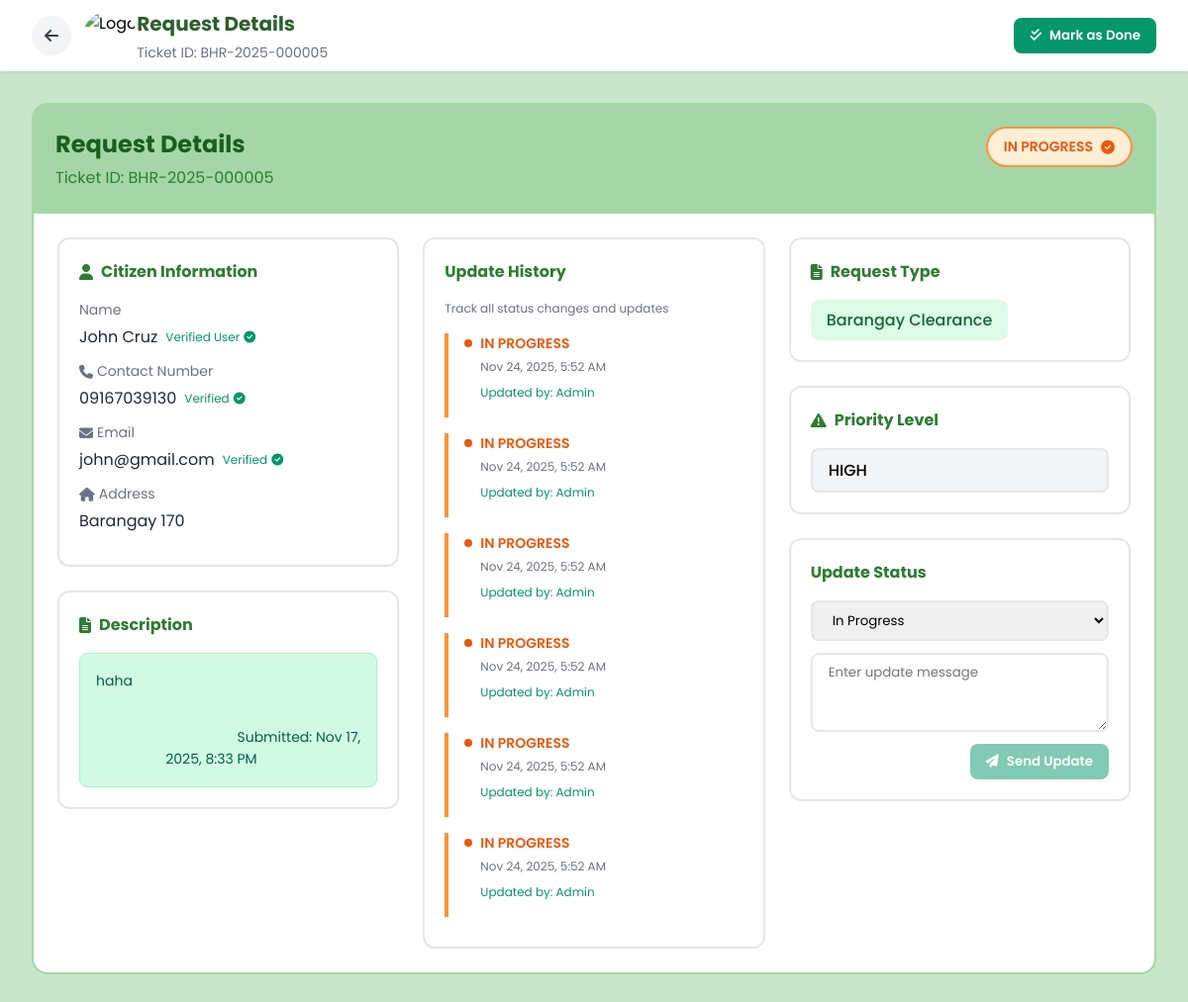
/requestdetails.php?id=13 (signed in), run on the app's committed database.
### tables this page shows
CREATE TABLE `requests` (
  `id` int(11) NOT NULL,
  `ticket_id` varchar(20) NOT NULL,
  `user_id` int(11) NOT NULL,
  `fullname` varchar(255) NOT NULL,
  `priority` varchar(55) NOT NULL DEFAULT '',
  `contact` varchar(15) NOT NULL,
  `requesttype` varchar(50) NOT NULL,
  `description` text NOT NULL,
  `status` enum('PENDING','UNDER REVIEW','IN PROGRESS','READY','COMPLETED','REJECTED') DEFAULT 'PENDING',
  `submitted_at` timestamp NOT NULL DEFAULT current_timestamp(),
  `updated_at` timestamp NOT NULL DEFAULT current_timestamp() ON UPDATE current_timestamp()
);

CREATE TABLE `account` (
  `id` int(11) NOT NULL,
  `usertype` varchar(55) NOT NULL DEFAULT '',
  `account_status` varchar(20) DEFAULT 'pending',
  `is_disabled` tinyint(1) DEFAULT 0,
  `first_name` varchar(100) NOT NULL,
  `middle_name` varchar(100) DEFAULT NULL,
  `last_name` varchar(100) NOT NULL,
  `contact_number` varchar(20) NOT NULL,
  `email` varchar(255) NOT NULL,
  `password` varchar(255) NOT NULL,
  `barangay` varchar(100) NOT NULL,
  `id_type` varchar(100) DEFAULT NULL,
  `resident_type` varchar(50) DEFAULT NULL,
  `file_path` varchar(255) NOT NULL,
  `profile_picture` varchar(255) DEFAULT NULL,
  `created_at` timestamp NOT NULL DEFAULT current_timestamp(),
  `updated_at` timestamp NOT NULL DEFAULT current_timestamp() ON UPDATE current_timestamp()
);

CREATE TABLE `request_updates` (
  `id` int(11) NOT NULL,
  `request_id` int(11) NOT NULL,
  `status` varchar(50) NOT NULL,
  `message` text DEFAULT NULL,
  `updated_by` varchar(255) DEFAULT 'Admin',
  `created_at` timestamp NOT NULL DEFAULT current_timestamp()
);

### requestdetails.php (the view, shortened to what this page needs)
<?php
$servername = "localhost";
$username = "root";
$password = "";
$dbname = "users";
$conn = new mysqli($servername, $username, $password, $dbname);
$user_id = $_SESSION['user_id'];
$request_id = $_GET['id'];
$stmt = $conn->prepare("SELECT usertype FROM account WHERE id = ?");
$stmt->bind_param("i", $user_id);
$stmt->execute();
$result = $stmt->get_result();
$user_data = $result->fetch_assoc();
$is_admin = ($user_data['usertype'] === 'admin');
$query = "SELECT r.*,
          a.email,
          CONCAT(a.first_name, ' ', a.last_name) as fullname,
          a.barangay
          FROM requests r
          LEFT JOIN account a ON r.user_id = a.id
          WHERE r.id = ?";
$stmt = $conn->prepare($query);
if (!$is_admin) {
    $stmt->bind_param("ii", $request_id, $user_id);
} else {
    $stmt->bind_param("i", $request_id);
}
$stmt->execute();
$result = $stmt->get_result();
$request = $result->fetch_assoc();
$updates = [];
$stmt = $conn->prepare("SELECT * FROM request_updates WHERE request_id = ? ORDER BY created_at ASC");
$stmt->bind_param("i", $request_id);
$stmt->execute();
$result = $stmt->get_result();
while ($row = $result->fetch_assoc()) {
    $updates[] = $row;
}
function getStatusBadgeStyle($status) {
    $styles = [
        'PENDING' => ['bg' => '#e0f2fe', 'text' => '#0369a1', 'border' => '#7dd3fc'],
        'UNDER REVIEW' => ['bg' => '#fef3c7', 'text' => '#d97706', 'border' => '#fbbf24'],
        'IN PROGRESS' => ['bg' => '#ffedd5', 'text' => '#ea580c', 'border' => '#fb923c'],
        'READY' => ['bg' => '#e0e7ff', 'text' => '#4f46e5', 'border' => '#a5b4fc'],
        'COMPLETED' => ['bg' => '#d1fae5', 'text' => '#059669', 'border' => '#6ee7b7']
    ];
    return $styles[strtoupper($status)] ?? ['bg' => '#f3f4f6', 'text' => '#4b5563', 'border' => '#d1d5db'];
}
function getPriorityBgColor($priority) {
    $colors = [
        'Low' => '#fef9c3',
        'Medium' => '#fed7aa',
        'High' => '#fecaca'
    ];
    return $colors[$priority] ?? '#f3f4f6';
}
$statusStyle = getStatusBadgeStyle($request['status']);
?>
<!DOCTYPE html>
<html lang="en">
<head>
    <link rel="stylesheet" href="https://cdnjs.cloudflare.com/ajax/libs/font-awesome/6.4.0/css/all.min.css" />
    <link href="design/back-button.css" rel="stylesheet">
</head>
<body>
    <header>
            <div class="header-left">
            <button
                class="back-btn"
                onclick="window.location.href='<?php echo $is_admin ? 'admin-dashboard.php' : 'trackreq.php'; ?>'"
                title="Go back"
            >
                <i class="fas fa-arrow-left" style="color: #374151;"></i>
            </button>
            <img
                src="https://encrypted-tbn0.gstatic.com/images?q=tbn:ANd9GcRTDCuh4kIpAtR-QmjA1kTjE_8-HSd8LSt3Gw&s"
                alt="Logo"
                onclick="window.location.href='homepage.php'"
            />
            <div class="header-title">
                <h1>Request Details</h1>
                <p>Ticket ID: <?php echo htmlspecialchars($request['ticket_id']); ?></p>
            </div>
        </div>
        <?php if ($is_admin && $request['status'] !== 'COMPLETED'): ?>
        <div class="header-actions">
            <form method="POST" style="display: inline;">
                <button type="submit" name="mark_done" class="btn-done">
                    <i class="fas fa-check-double"></i>
                    Mark as Done
                </button>
            </form>
        </div>
        <?php endif; ?>
    </header>
    <main>
        <div class="top-header">
            <div>
                <h2>Request Details</h2>
                <p>Ticket ID: <?php echo htmlspecialchars($request['ticket_id']); ?></p>
            </div>
            <div
                class="status-badge"
                style="background-color: <?php echo $statusStyle['bg']; ?>;
                       color: <?php echo $statusStyle['text']; ?>;
                       border-color: <?php echo $statusStyle['border']; ?>"
            >
                <span><?php echo htmlspecialchars($request['status']); ?></span>
                <i class="fas fa-check-circle"></i>
            </div>
        </div>
        <div class="content-wrapper">
            <div class="content-grid">
                <div style="display: flex; flex-direction: column; gap: 1.5rem;">
                    <div class="info-card">
                        <h3>
                            <i class="fas fa-user"></i>
                            Citizen Information
                        </h3>
                        <div class="info-item">
                            <p class="info-label">Name</p>
                            <p class="info-value">
                                <?php echo htmlspecialchars($request['fullname']); ?>
                                <span class="verified-badge">
                                    Verified User <i class="fas fa-check-circle"></i>
                                </span>
                            </p>
                        </div>
                        <div class="info-item">
                            <p class="info-label">
                                <i class="fas fa-phone"></i> Contact Number
                            </p>
                            <p class="info-value">
                                <?php echo htmlspecialchars($request['contact']); ?>
                                <span class="verified-badge">
                                    Verified <i class="fas fa-check-circle"></i>
                                </span>
                            </p>
                        </div>
                        <div class="info-item">
                            <p class="info-label">
                                <i class="fas fa-envelope"></i> Email
                            </p>
                            <p class="info-value">
                                <?php echo htmlspecialchars($request['email']); ?>
                                <span class="verified-badge">
                                    Verified <i class="fas fa-check-circle"></i>
                                </span>
                            </p>
                        </div>
                        <div class="info-item">
                            <p class="info-label">
                                <i class="fas fa-home"></i> Address
                            </p>
                            <p class="info-value"><?php echo htmlspecialchars($request['barangay']); ?></p>
                        </div>
                    </div>
                    <div class="info-card">
                        <h3>
                            <i class="fas fa-file-text"></i>
                            Description
                        </h3>
                        <div class="description-box">
                            <p><?php echo nl2br(htmlspecialchars($request['description'])); ?></p>
                            <p class="description-meta">
                                Submitted: <?php echo date('M j, Y, g:i A', strtotime($request['submitted_at'])); ?>
                            </p>
                        </div>
                    </div>
                </div>
                <div class="info-card">
                    <h3>Update History</h3>
                    <p style="font-size: 0.75rem; color: #6b7280; margin-bottom: 1rem;">
                        Track all status changes and updates
                    </p>
                    <div class="update-history">
                        <?php
                        $reversed_updates = array_reverse($updates);
                        foreach ($reversed_updates as $update):
                            $updateStyle = getStatusBadgeStyle($update['status']);
                        ?>
                            <div
                                class="update-item"
                                style="border-color: <?php echo $updateStyle['border']; ?>"
                            >
                                <div style="display: flex; gap: 0.5rem;">
                                    <div
                                        class="update-dot"
                                        style="background-color: <?php echo $updateStyle['text']; ?>"
                                    ></div>
                                    <div class="update-content">
                                        <h4
                                            class="update-status"
                                            style="color: <?php echo $updateStyle['text']; ?>"
                                        >
                                            <?php echo htmlspecialchars($update['status']); ?>
                                        </h4>
                                        <p class="update-time">
                                            <?php echo date('M j, Y, g:i A', strtotime($update['created_at'])); ?>
                                        </p>
                                        <p class="update-by">
                                            Updated by: <?php echo htmlspecialchars($update['updated_by']); ?>
                                        </p>
                                    </div>
                                </div>
                            </div>
                        <?php endforeach; ?>
                    </div>
                </div>
                <div style="display: flex; flex-direction: column; gap: 1.5rem;">
                    <div class="info-card">
                        <h3>
                            <i class="fas fa-file-alt"></i>
                            Request Type
                        </h3>
                        <div class="type-badge">
                            <?php echo htmlspecialchars($request['requesttype']); ?>
                        </div>
                    </div>
                    <?php if (!empty($request['priority'])): ?>
                    <div class="info-card">
                        <h3>
                            <i class="fas fa-exclamation-triangle"></i>
                            Priority Level
                        </h3>
                        <div
                            class="priority-box"
                            style="background-color: <?php echo getPriorityBgColor($request['priority']); ?>"
                        >
                            <?php echo htmlspecialchars($request['priority']); ?>
                        </div>
                    </div>
                    <?php endif; ?>
                    <?php if ($is_admin): ?>
                    <div class="info-card">
                        <h3>Update Status</h3>
                        <form method="POST" class="update-form" id="updateForm">
                            <select name="status" id="statusSelect" required>
                                <option value="IN PROGRESS" <?php echo $request['status'] === 'IN PROGRESS' ? 'selected' : ''; ?>>In Progress</option>
                            </select>
                            <textarea
                                name="message"
                                id="messageInput"
                                placeholder="Enter update message"
                                required
                            ></textarea>
                            <button type="submit" name="update_status" class="btn-send" id="sendBtn" disabled>
                                <i class="fas fa-paper-plane"></i>
                                Send Update
                            </button>
                        </form>
                    </div>
                    <?php endif; ?>
                </div>
            </div>
        </div>
    </main>
</body>
</html>

### design/back-button.css (style rules this page uses)
header { position: relative; }
.back-btn { width: 40px; height: 40px; border-radius: 50%; background: #f3f4f6; border: none; cursor: pointer; display: flex; align-items: center; justify-content: center; transition: background 0.15s ease, transform 0.12s ease; margin-right: 12px; }
.back-btn i { color: #374151; font-size: 16px; }
.header-left { display: flex; align-items: center; gap: 0; }

### data on the page
requests: ticket "BHR-2025-000005", status "IN PROGRESS", contact "09167039130", user.email "john@gmail.com", user.barangay "Barangay 170", description "haha", submitted_at "Nov 17, 2025, 8:33 PM", requesttype "Barangay Clearance", priority "HIGH", status "In Progress"
request_updates: status "IN PROGRESS", created_at "Nov 24, 2025, 5:52 AM", updated_by "Admin"
request_updates: status "IN PROGRESS", created_at "Nov 24, 2025, 5:52 AM", updated_by "Admin"
request_updates: status "IN PROGRESS", created_at "Nov 24, 2025, 5:52 AM", updated_by "Admin"
request_updates: status "IN PROGRESS", created_at "Nov 24, 2025, 5:52 AM", updated_by "Admin"
request_updates: status "IN PROGRESS", created_at "Nov 24, 2025, 5:52 AM", updated_by "Admin"
request_updates: status "IN PROGRESS", created_at "Nov 24, 2025, 5:52 AM", updated_by "Admin"

### other printed values
$request['fullname'] "John Cruz"
